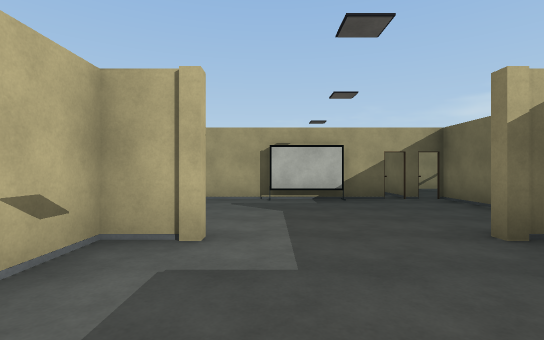
view 1 (above)

16 first-person views from a walk through a Unity game level. The camera is 1.3 m above the floor, looks level and sees 85° across. The floor is counted in squares, 2 m on a side. Each view is taken from the middle of a square. On the plan, view 1 faces up. The plan holds only what a view shows up to about 9 squares ahead; the rest is blank. The place goes on beyond the plan. Surface patterns are stand-ins for the level's own textures.

view 2
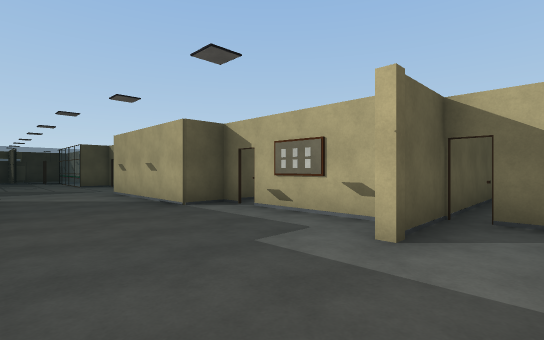

view 3
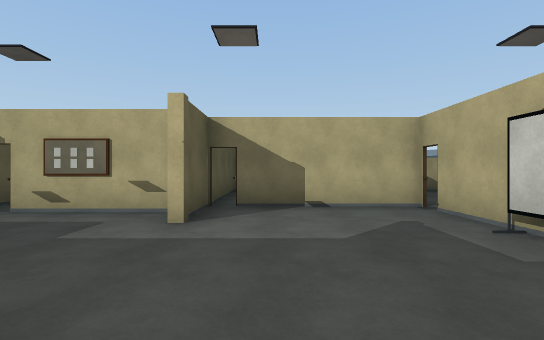

view 4
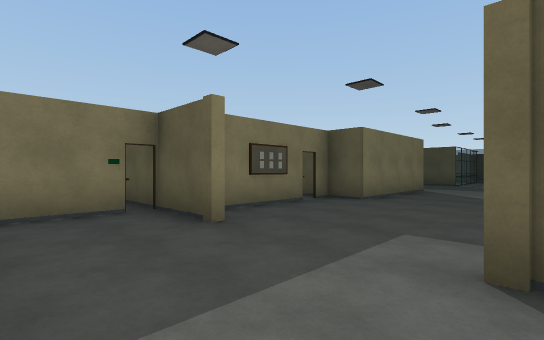

view 5
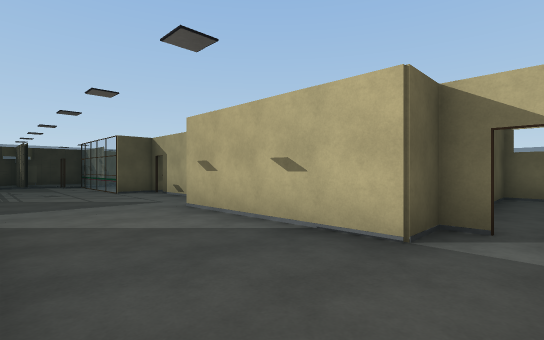

view 6
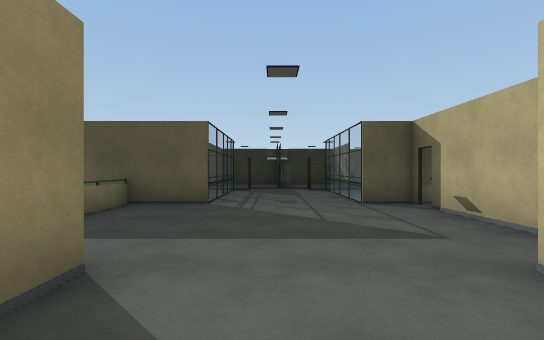

view 7
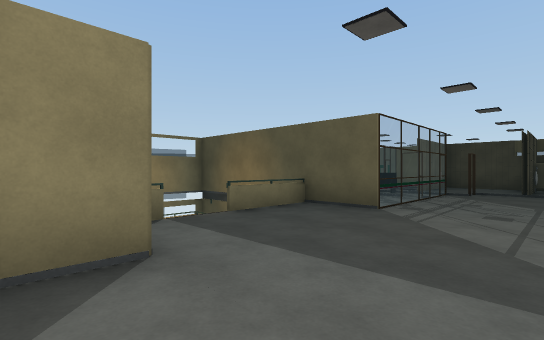

view 8
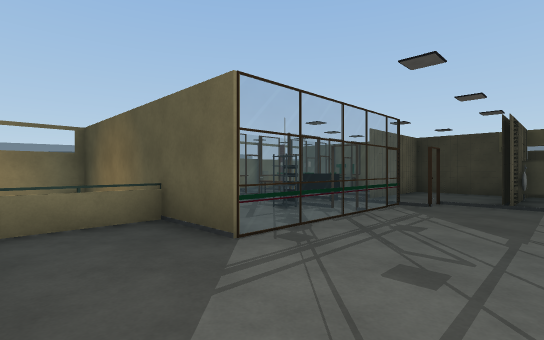

view 9
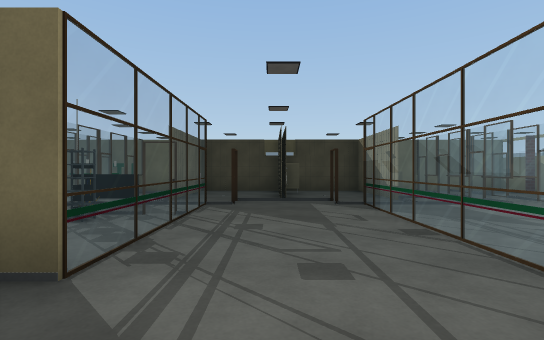

view 10
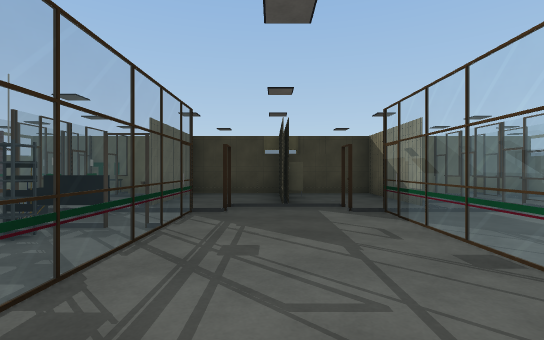

view 11
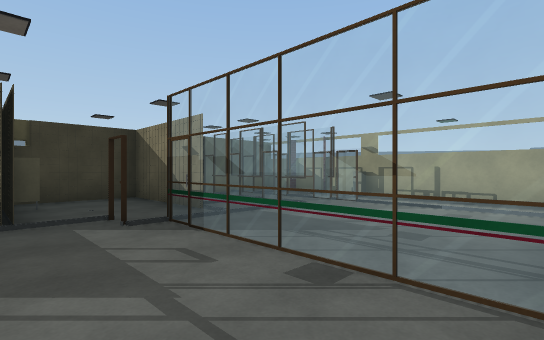

view 12
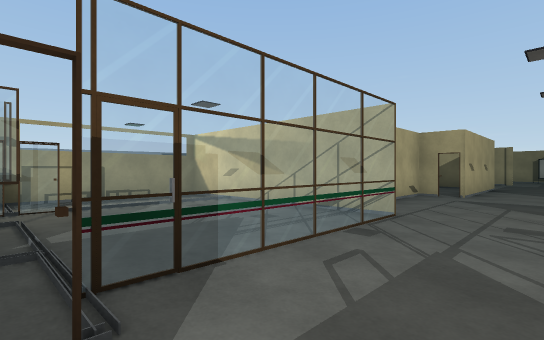

view 13
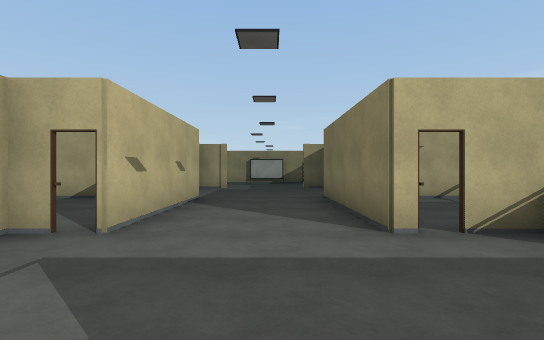

view 14
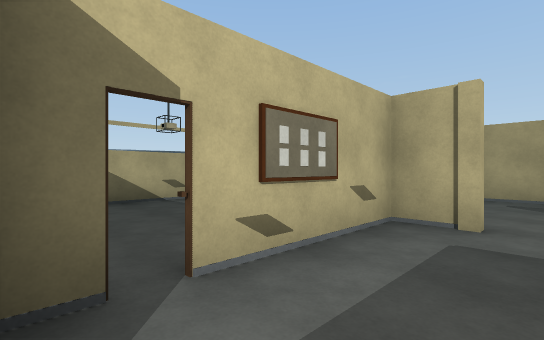

view 15
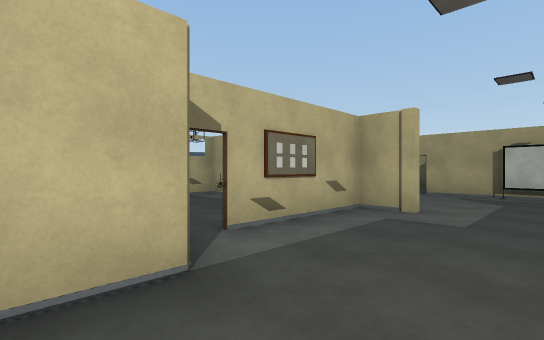

view 16
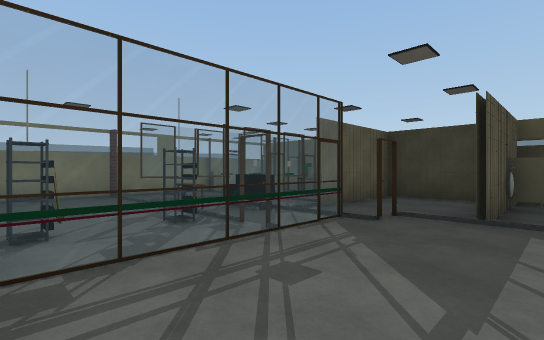

### Floor plan
Key: @ floor where view 1 was taken; # wall or solid block; x gap in a wall; . floor; = window, fence, low wall or low ledge; v drop or lower ground; O other object.
Columns run from 7 left of view 1 to 7 right of it. Each row starts with its distance up from view 1.
  7      #######
  6     ##.....#
  5     #......#
  4     #......#
  3  #####O..O##
  2  #...#....#
  1  #...#....#
  0  #...x.@..#
 -1  ######..##
 -2       #..#
 -3       #..#
 -4       #..#
 -5      ##..###
 -6      #.....
 -7      #.....x
 -8      #.....=
 -9 ######=...=####
-10 #.....=..=  ..
-11 #.....=..=   #
-12 #.=#..=..=.==#
-13  O.= ..#.#..=#
-14  #.= O..#.#.###
-15  v.=##.. .#.=##
-16 =..=##..#.# =O#
-17  ##   ##

Positions as (right, up) in squares from view 1, and headings:
1: (0, 0), facing up
2: (2, 4), facing down-left
3: (3, 4), facing left
4: (-1, 5), facing down-right
5: (2, 0), facing down-left
6: (1, -3), facing down
7: (0, -4), facing down-right
8: (0, -7), facing down-right
9: (1, -7), facing down
10: (1, -8), facing down
11: (1, -9), facing down-left
12: (1, -13), facing up-left
13: (1, -8), facing up
14: (0, -1), facing up-left
15: (1, -2), facing up-left
16: (0, -9), facing down-right
